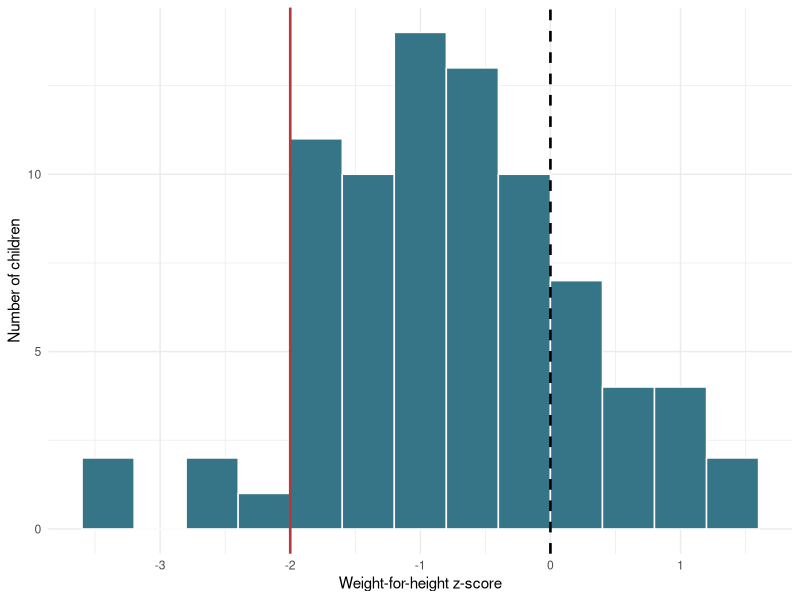
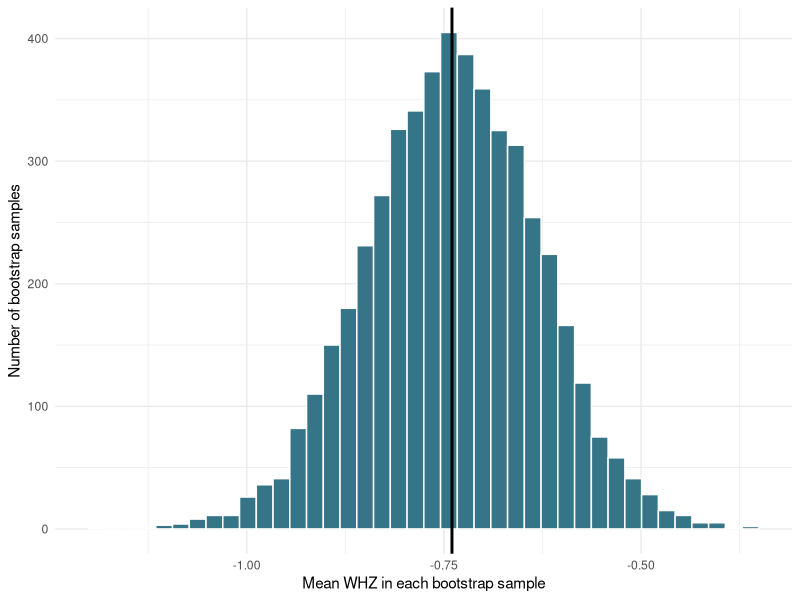
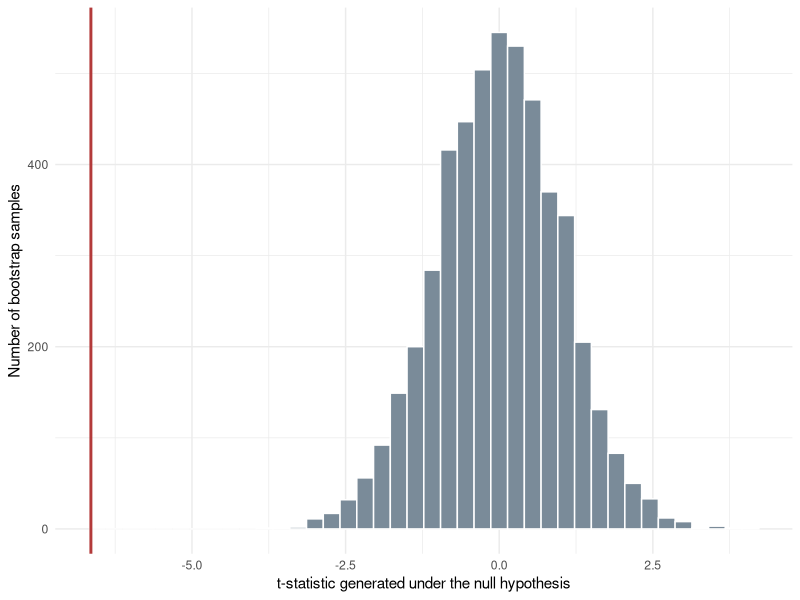

Generate these figures, in order, with R:
## ---- chunk 1
knitr::opts_chunk$set(
  echo = TRUE,
  warning = FALSE,
  message = FALSE,
  fig.width = 8,
  fig.height = 4.5
)

library(data.table)
library(ggplot2)
library(knitr)
library(MASS)

set.seed(2026)

n_boot <- 5000
null_mean <- 0
wasting_cutoff <- -2

percentile_interval <- function(x, level = 0.95) {
  alpha <- (1 - level) / 2
  unname(quantile(x, probs = c(alpha, 1 - alpha), na.rm = TRUE))
}

one_sample_t <- function(x, mu = 0) {
  (mean(x) - mu) / (sd(x) / sqrt(length(x)))
}

monte_carlo_p <- function(simulated_statistics, observed_statistic, tail) {
  if (tail == "left") {
    extreme <- simulated_statistics <= observed_statistic
  } else if (tail == "right") {
    extreme <- simulated_statistics >= observed_statistic
  } else {
    extreme <- abs(simulated_statistics) >= abs(observed_statistic)
  }

  (1 + sum(extreme)) / (length(simulated_statistics) + 1)
}
## ---- chunk 2
n_children <- 80

whz <- rnorm(
  n = n_children,
  mean = -0.65,
  sd = 1.05
)

whz <- pmax(pmin(whz, 2.4), -3.8)

children <- data.table(
  child_id = seq_len(n_children),
  whz = whz
)

children[
  ,
  wasted := whz < wasting_cutoff
]

children[1:10] |>
  kable(
    digits = 2,
    col.names = c("Child", "WHZ", "WHZ below -2")
  )
## ---- chunk 3
#| fig-cap: "Simulated weight-for-height z-scores. The dashed line at 0 is the WHO reference median; the red line at -2 is the wasting cut-off."

ggplot(children, aes(x = whz)) +
  geom_histogram(
    binwidth = 0.4,
    boundary = 0,
    colour = "white",
    fill = "#367588"
  ) +
  geom_vline(xintercept = null_mean, linetype = "dashed", linewidth = 0.9) +
  geom_vline(xintercept = wasting_cutoff, colour = "#B33A3A", linewidth = 0.9) +
  labs(
    x = "Weight-for-height z-score",
    y = "Number of children"
  ) +
  theme_minimal()
## ---- chunk 4
classical_test <- t.test(
  children$whz,
  mu = null_mean,
  alternative = "less"
)

classical_results <- data.table(
  `Sample mean` = mean(children$whz),
  `t statistic` = unname(classical_test$statistic),
  `p-value` = classical_test$p.value
)

kable(classical_results, digits = 4)
## ---- chunk 5
small_sample <- children$whz[1:10]

set.seed(27)
one_resample <- sample(
  small_sample,
  size = length(small_sample),
  replace = TRUE
)

resample_example <- data.table(
  position = seq_along(small_sample),
  observed_whz = small_sample,
  resampled_whz = one_resample
)

kable(
  resample_example,
  digits = 2,
  col.names = c("Position", "Observed WHZ", "One bootstrap resample")
)
## ---- chunk 6
set.seed(310)

bootstrap_means <- numeric(n_boot)

for (b in seq_len(n_boot)) {
  whz_star <- sample(
    children$whz,
    size = n_children,
    replace = TRUE
  )

  bootstrap_means[b] <- mean(whz_star)
}

mean_bootstrap_se <- sd(bootstrap_means)
mean_bootstrap_ci <- percentile_interval(bootstrap_means)
## ---- chunk 7
#| fig-cap: "Bootstrap distribution of 5,000 sample means. The solid line is the observed sample mean."

bootstrap_mean_plot <- data.table(
  bootstrap_mean = bootstrap_means
)

ggplot(bootstrap_mean_plot, aes(x = bootstrap_mean)) +
  geom_histogram(bins = 40, colour = "white", fill = "#367588") +
  geom_vline(xintercept = mean(children$whz), linewidth = 1) +
  labs(
    x = "Mean WHZ in each bootstrap sample",
    y = "Number of bootstrap samples"
  ) +
  theme_minimal()
## ---- chunk 8
whz_under_null <- children$whz -
  mean(children$whz) +
  null_mean

null_world_summary <- data.table(
  Dataset = c("Observed data", "Recentered null data"),
  Mean = c(mean(children$whz), mean(whz_under_null)),
  `Standard deviation` = c(sd(children$whz), sd(whz_under_null))
)

kable(null_world_summary, digits = 3)
## ---- chunk 9
observed_t <- one_sample_t(
  children$whz,
  mu = null_mean
)

set.seed(711)
null_bootstrap_t <- numeric(n_boot)

for (b in seq_len(n_boot)) {
  whz_star <- sample(
    whz_under_null,
    size = n_children,
    replace = TRUE
  )

  null_bootstrap_t[b] <- one_sample_t(
    whz_star,
    mu = null_mean
  )
}

bootstrap_p_value <- monte_carlo_p(
  simulated_statistics = null_bootstrap_t,
  observed_statistic = observed_t,
  tail = "left"
)
## ---- chunk 10
#| fig-cap: "Bootstrap null distribution of the t-statistic. The red line is the statistic observed in the original sample."

null_bootstrap_plot <- data.table(
  t_statistic = null_bootstrap_t
)

ggplot(null_bootstrap_plot, aes(x = t_statistic)) +
  geom_histogram(bins = 40, colour = "white", fill = "#7A8B99") +
  geom_vline(xintercept = observed_t, colour = "#B33A3A", linewidth = 1) +
  labs(
    x = "t-statistic generated under the null hypothesis",
    y = "Number of bootstrap samples"
  ) +
  theme_minimal()
## ---- chunk 11
test_comparison <- data.table(
  Method = c(
    "Classical one-sample t-test",
    "Nonparametric bootstrap test"
  ),
  `p-value` = c(
    classical_test$p.value,
    bootstrap_p_value
  )
)

kable(test_comparison, digits = 4)
## ---- chunk 12
observed_wasting_prevalence <- mean(
  children$whz < wasting_cutoff
)

set.seed(912)
bootstrap_wasting_prevalence <- numeric(n_boot)

for (b in seq_len(n_boot)) {
  whz_star <- sample(
    children$whz,
    size = n_children,
    replace = TRUE
  )

  bootstrap_wasting_prevalence[b] <- mean(
    whz_star < wasting_cutoff
  )
}

wasting_prevalence_ci <- percentile_interval(
  bootstrap_wasting_prevalence
)
## ---- chunk 13
bootstrap_methods <- data.table(
  Method = c("Nonparametric bootstrap", "Parametric bootstrap"),
  `What creates a new dataset?` = c(
    "Resampling the observed data",
    "Simulation from a fitted probability model"
  ),
  `Main assumption` = c(
    "The sample represents the population and the resampling scheme matches the design",
    "The fitted model reasonably describes how the data arise"
  ),
  `Question to ask` = c(
    "What exactly was resampled?",
    "What model generated the simulated data?"
  )
)

kable(bootstrap_methods)
## ---- chunk 14
data(crabs, package = "MASS")

crab_data <- as.data.table(crabs)
crab_data[, orange_species := as.integer(sp == "O")]

crab_reduced <- glm(
  orange_species ~ CW,
  family = binomial(link = "logit"),
  data = crab_data
)

crab_full <- glm(
  orange_species ~ CW + sex,
  family = binomial(link = "logit"),
  data = crab_data
)

crab_lrt <- anova(
  crab_reduced,
  crab_full,
  test = "Chisq"
)

observed_crab_lrt <- crab_lrt$Deviance[2]
classical_crab_p <- crab_lrt$`Pr(>Chi)`[2]

crab_model_result <- data.table(
  Result = c(
    "Observed likelihood-ratio statistic",
    "Classical p-value"
  ),
  Value = c(observed_crab_lrt, classical_crab_p)
)

kable(crab_model_result, digits = 4)
## ---- chunk 15
set.seed(1503)

crab_null_probability <- fitted(crab_reduced)
crab_bootstrap_lrt <- numeric(n_boot)

for (b in seq_len(n_boot)) {
  crab_star <- copy(crab_data)

  crab_star[
    ,
    orange_species := rbinom(
      n = .N,
      size = 1,
      prob = crab_null_probability
    )
  ]

  reduced_star <- glm(
    orange_species ~ CW,
    family = binomial(link = "logit"),
    data = crab_star
  )

  full_star <- glm(
    orange_species ~ CW + sex,
    family = binomial(link = "logit"),
    data = crab_star
  )

  crab_bootstrap_lrt[b] <- as.numeric(
    2 * (logLik(full_star) - logLik(reduced_star))
  )
}

bootstrap_crab_p <- monte_carlo_p(
  simulated_statistics = crab_bootstrap_lrt,
  observed_statistic = observed_crab_lrt,
  tail = "right"
)

crab_test_comparison <- data.table(
  Method = c(
    "Classical chi-square test",
    "Parametric bootstrap test"
  ),
  `p-value` = c(classical_crab_p, bootstrap_crab_p)
)

kable(crab_test_comparison, digits = 4)
